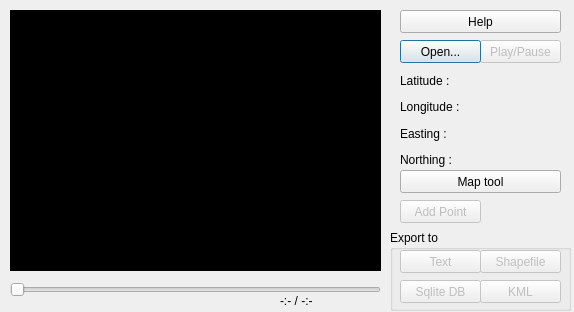
<?xml version="1.0" encoding="UTF-8"?>
<ui version="4.0">
 <class>Form</class>
 <widget class="QWidget" name="Form">
  <property name="geometry">
   <rect>
    <x>0</x>
    <y>0</y>
    <width>574</width>
    <height>312</height>
   </rect>
  </property>
  <property name="mouseTracking">
   <bool>false</bool>
  </property>
  <property name="windowTitle">
   <string>Form</string>
  </property>
  <widget class="QWidget" name="horizontalLayoutWidget">
   <property name="geometry">
    <rect>
     <x>10</x>
     <y>10</y>
     <width>371</width>
     <height>261</height>
    </rect>
   </property>
   <layout class="QHBoxLayout" name="horizontalLayout"/>
  </widget>
  <widget class="QWidget" name="verticalLayoutWidget">
   <property name="geometry">
    <rect>
     <x>400</x>
     <y>70</y>
     <width>171</width>
     <height>100</height>
    </rect>
   </property>
   <layout class="QVBoxLayout" name="verticalLayout">
    <item>
     <widget class="QLabel" name="lat">
      <property name="text">
       <string>Latitude : </string>
      </property>
     </widget>
    </item>
    <item>
     <widget class="QLabel" name="lon">
      <property name="text">
       <string>Longitude :</string>
      </property>
     </widget>
    </item>
    <item>
     <widget class="QLabel" name="E">
      <property name="text">
       <string>Easting :</string>
      </property>
     </widget>
    </item>
    <item>
     <widget class="QLabel" name="N">
      <property name="text">
       <string>Northing : </string>
      </property>
     </widget>
    </item>
   </layout>
  </widget>
  <widget class="QWidget" name="video_widget" native="true">
   <property name="enabled">
    <bool>true</bool>
   </property>
   <property name="geometry">
    <rect>
     <x>10</x>
     <y>10</y>
     <width>371</width>
     <height>261</height>
    </rect>
   </property>
   <property name="styleSheet">
    <string notr="true">background-color: rgb(0, 0, 0);</string>
   </property>
  </widget>
  <widget class="QPushButton" name="replayPlay_pushButton">
   <property name="enabled">
    <bool>false</bool>
   </property>
   <property name="geometry">
    <rect>
     <x>480</x>
     <y>40</y>
     <width>81</width>
     <height>23</height>
    </rect>
   </property>
   <property name="sizePolicy">
    <sizepolicy hsizetype="Fixed" vsizetype="Preferred">
     <horstretch>0</horstretch>
     <verstretch>0</verstretch>
    </sizepolicy>
   </property>
   <property name="cursor">
    <cursorShape>ArrowCursor</cursorShape>
   </property>
   <property name="mouseTracking">
    <bool>false</bool>
   </property>
   <property name="focusPolicy">
    <enum>Qt::ClickFocus</enum>
   </property>
   <property name="contextMenuPolicy">
    <enum>Qt::DefaultContextMenu</enum>
   </property>
   <property name="acceptDrops">
    <bool>false</bool>
   </property>
   <property name="text">
    <string>Play/Pause</string>
   </property>
   <property name="checkable">
    <bool>true</bool>
   </property>
   <property name="checked">
    <bool>false</bool>
   </property>
   <property name="autoRepeat">
    <bool>false</bool>
   </property>
   <property name="autoExclusive">
    <bool>false</bool>
   </property>
   <property name="autoDefault">
    <bool>false</bool>
   </property>
   <property name="default">
    <bool>false</bool>
   </property>
   <property name="flat">
    <bool>false</bool>
   </property>
  </widget>
  <widget class="QPushButton" name="addpoint_button">
   <property name="enabled">
    <bool>false</bool>
   </property>
   <property name="geometry">
    <rect>
     <x>400</x>
     <y>200</y>
     <width>81</width>
     <height>23</height>
    </rect>
   </property>
   <property name="sizePolicy">
    <sizepolicy hsizetype="Fixed" vsizetype="Preferred">
     <horstretch>0</horstretch>
     <verstretch>0</verstretch>
    </sizepolicy>
   </property>
   <property name="text">
    <string>Add Point</string>
   </property>
   <property name="checkable">
    <bool>false</bool>
   </property>
   <property name="checked">
    <bool>false</bool>
   </property>
  </widget>
  <widget class="QPushButton" name="Help">
   <property name="geometry">
    <rect>
     <x>400</x>
     <y>10</y>
     <width>161</width>
     <height>23</height>
    </rect>
   </property>
   <property name="sizePolicy">
    <sizepolicy hsizetype="Fixed" vsizetype="Preferred">
     <horstretch>0</horstretch>
     <verstretch>0</verstretch>
    </sizepolicy>
   </property>
   <property name="text">
    <string>Help</string>
   </property>
   <property name="checkable">
    <bool>false</bool>
   </property>
   <property name="checked">
    <bool>false</bool>
   </property>
  </widget>
  <widget class="QSlider" name="replayPosition_horizontalSlider">
   <property name="geometry">
    <rect>
     <x>10</x>
     <y>280</y>
     <width>371</width>
     <height>19</height>
    </rect>
   </property>
   <property name="tracking">
    <bool>false</bool>
   </property>
   <property name="orientation">
    <enum>Qt::Horizontal</enum>
   </property>
  </widget>
  <widget class="QLabel" name="replayPosition_label">
   <property name="geometry">
    <rect>
     <x>280</x>
     <y>290</y>
     <width>101</width>
     <height>21</height>
    </rect>
   </property>
   <property name="text">
    <string>-:- / -:-</string>
   </property>
  </widget>
  <widget class="QPushButton" name="sourceLoad_pushButton">
   <property name="geometry">
    <rect>
     <x>400</x>
     <y>40</y>
     <width>81</width>
     <height>23</height>
    </rect>
   </property>
   <property name="sizePolicy">
    <sizepolicy hsizetype="Fixed" vsizetype="Preferred">
     <horstretch>0</horstretch>
     <verstretch>0</verstretch>
    </sizepolicy>
   </property>
   <property name="focusPolicy">
    <enum>Qt::WheelFocus</enum>
   </property>
   <property name="text">
    <string>Open...</string>
   </property>
   <property name="checkable">
    <bool>false</bool>
   </property>
   <property name="checked">
    <bool>false</bool>
   </property>
   <property name="autoDefault">
    <bool>false</bool>
   </property>
   <property name="default">
    <bool>true</bool>
   </property>
   <property name="flat">
    <bool>false</bool>
   </property>
  </widget>
  <widget class="QGroupBox" name="groupBox">
   <property name="enabled">
    <bool>true</bool>
   </property>
   <property name="geometry">
    <rect>
     <x>390</x>
     <y>230</y>
     <width>181</width>
     <height>81</height>
    </rect>
   </property>
   <property name="title">
    <string>Export to</string>
   </property>
   <widget class="QPushButton" name="ExporText_button">
    <property name="enabled">
     <bool>false</bool>
    </property>
    <property name="geometry">
     <rect>
      <x>10</x>
      <y>20</y>
      <width>81</width>
      <height>23</height>
     </rect>
    </property>
    <property name="sizePolicy">
     <sizepolicy hsizetype="Fixed" vsizetype="Preferred">
      <horstretch>0</horstretch>
      <verstretch>0</verstretch>
     </sizepolicy>
    </property>
    <property name="text">
     <string>Text</string>
    </property>
    <property name="checkable">
     <bool>false</bool>
    </property>
    <property name="checked">
     <bool>false</bool>
    </property>
   </widget>
   <widget class="QPushButton" name="ExporShp_button">
    <property name="enabled">
     <bool>false</bool>
    </property>
    <property name="geometry">
     <rect>
      <x>90</x>
      <y>20</y>
      <width>81</width>
      <height>23</height>
     </rect>
    </property>
    <property name="sizePolicy">
     <sizepolicy hsizetype="Fixed" vsizetype="Preferred">
      <horstretch>0</horstretch>
      <verstretch>0</verstretch>
     </sizepolicy>
    </property>
    <property name="text">
     <string>Shapefile</string>
    </property>
    <property name="checkable">
     <bool>false</bool>
    </property>
    <property name="checked">
     <bool>false</bool>
    </property>
   </widget>
   <widget class="QPushButton" name="ExporSqlite_button">
    <property name="enabled">
     <bool>false</bool>
    </property>
    <property name="geometry">
     <rect>
      <x>10</x>
      <y>50</y>
      <width>81</width>
      <height>23</height>
     </rect>
    </property>
    <property name="sizePolicy">
     <sizepolicy hsizetype="Fixed" vsizetype="Preferred">
      <horstretch>0</horstretch>
      <verstretch>0</verstretch>
     </sizepolicy>
    </property>
    <property name="text">
     <string>Sqlite DB</string>
    </property>
    <property name="checkable">
     <bool>false</bool>
    </property>
    <property name="checked">
     <bool>false</bool>
    </property>
   </widget>
   <widget class="QPushButton" name="ExporKML_button">
    <property name="enabled">
     <bool>false</bool>
    </property>
    <property name="geometry">
     <rect>
      <x>90</x>
      <y>50</y>
      <width>81</width>
      <height>23</height>
     </rect>
    </property>
    <property name="sizePolicy">
     <sizepolicy hsizetype="Fixed" vsizetype="Preferred">
      <horstretch>0</horstretch>
      <verstretch>0</verstretch>
     </sizepolicy>
    </property>
    <property name="text">
     <string>KML</string>
    </property>
    <property name="checkable">
     <bool>false</bool>
    </property>
    <property name="checked">
     <bool>false</bool>
    </property>
   </widget>
  </widget>
  <widget class="QPushButton" name="replay_mapTool_pushButton">
   <property name="geometry">
    <rect>
     <x>400</x>
     <y>170</y>
     <width>161</width>
     <height>23</height>
    </rect>
   </property>
   <property name="text">
    <string>Map tool</string>
   </property>
   <property name="checkable">
    <bool>true</bool>
   </property>
  </widget>
 </widget>
 <resources/>
 <connections/>
</ui>
